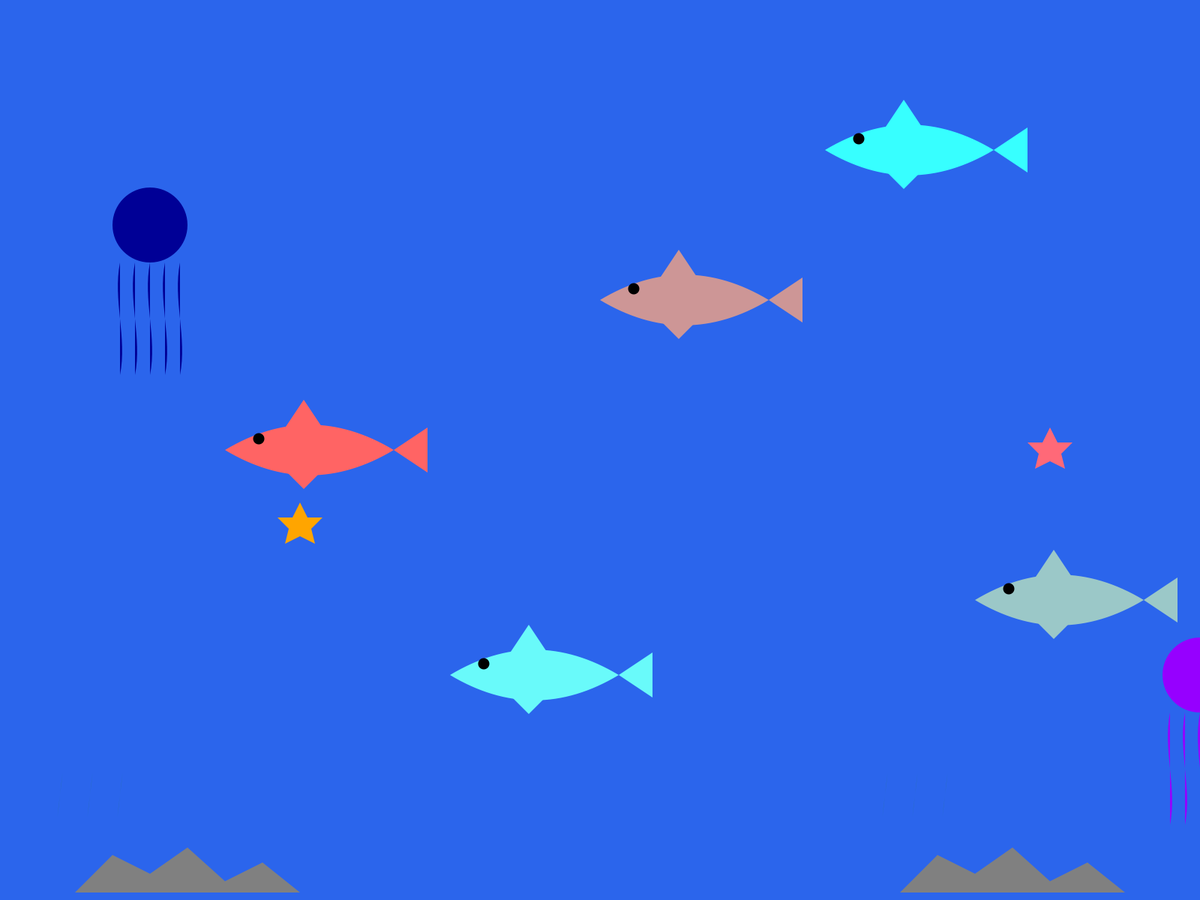
Frame 1 (no input)
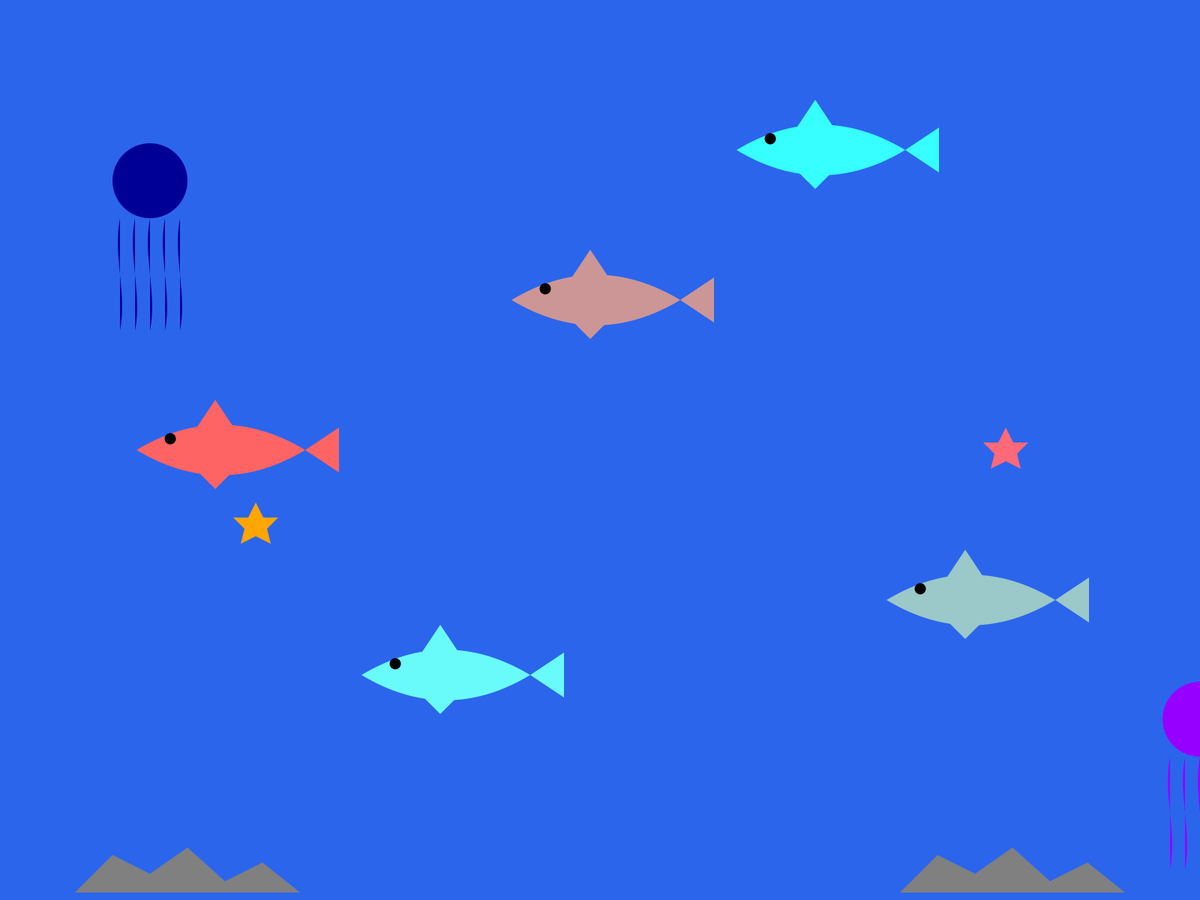
Frame 60 (the mouse pressed at the canvas centre just before this capture)
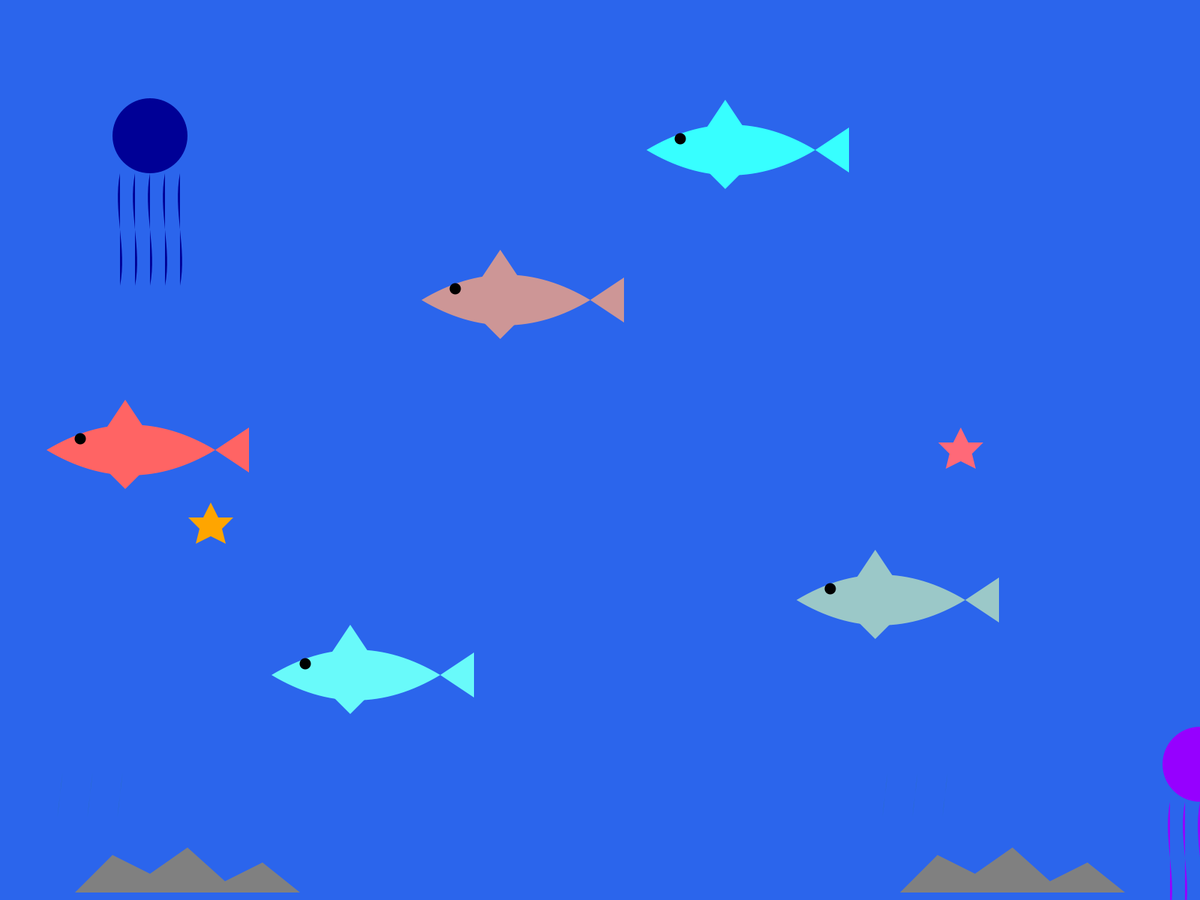
Frame 120 (the mouse held since frame 60 and released just before this capture)

The Processing sketch that drew these frames (run headless with seeded random() and noise(); from frame 60 on, the mouse is pressed at the canvas centre):

// Processing sketch: isi_laut
// ── isi_laut.pde
int[] fishDirections = {-1, -1, -1, -1, -1};
int[] starfishDirections = {-1, -1};
int[] jellyfishDirections = {1, -1};
float[] fishX = {300, 800, 1300, 600, 1100};
float[] fishY = {600, 400, 800, 900, 200};
float[] starfishX = {400, 1400};
float[] starfishY = {700, 600};
float[] jellyfishX = {1600, 200};
float[] jellyfishY = {900, 300};

void setup() {
  size(1920, 1080);
  background(0, 0, 128); // Ocean blue background
  fullScreen();
}

void draw() {
  background(43, 101, 236); // Refresh background each frame

  // Draw and move fish
  for (int i = 0; i < fishX.length; i++) {
    if (fishDirections[i] == -1) {
      drawFishLeft(fishX[i], fishY[i], color(255 - 50 * i, 100 + 50 * i, 100 + 50 * i)); // Different colors
    } else {
      drawFishRight(fishX[i], fishY[i], color(255 - 50 * i, 100 + 50 * i, 100 + 50 * i)); // Different colors
    }
    fishX[i] += fishDirections[i] * 2;
    if (fishX[i] < 0 || fishX[i] > width) {
      fishDirections[i] *= -1;
    }
  }

  // Draw and move starfish
  for (int i = 0; i < starfishX.length; i++) {
    drawStarfish(starfishX[i], starfishY[i], color(255, 165 - 60 * i, 0 + 120 * i)); // Different colors
    starfishX[i] += starfishDirections[i];
    if (starfishX[i] < 0 || starfishX[i] > width) {
      starfishDirections[i] *= -1;
    }
  }

  // Draw and move jellyfish
  for (int i = 0; i < jellyfishX.length; i++) {
    drawJellyfish(jellyfishX[i], jellyfishY[i], color(150 - 150 * i, 0, 255 - 105 * i)); // Different colors
    jellyfishY[i] += jellyfishDirections[i];
    if (jellyfishY[i] > height || jellyfishY[i] < 0) {
      jellyfishDirections[i] *= -1;
    }
  }

  // Draw rocks and seaweed
  drawRock(100, height - 10);
  drawRock(width - 400, height - 10);
  drawSeaweed(80, height - 20);
  drawSeaweed(120, height - 20);
  drawSeaweed(160, height - 20);
  drawSeaweed(width - 420, height - 20);
  drawSeaweed(width - 380, height - 20);
  drawSeaweed(width - 340, height - 20);
}

void drawFishLeft(float x, float y, color c) {
  fill(c);
  noStroke();
  
  // Body
  beginShape();
  vertex(x, y);
  bezierVertex(x + 75, y - 45, x + 150, y - 45, x + 225, y);
  bezierVertex(x + 150, y + 45, x + 75, y + 45, x, y);
  endShape(CLOSE);
  
  // Tail
  beginShape();
  vertex(x + 225, y);
  vertex(x + 270, y - 30);
  vertex(x + 270, y + 30);
  endShape(CLOSE);
  
  // Dorsal fin
  beginShape();
  vertex(x + 75, y - 22);
  vertex(x + 105, y - 67);
  vertex(x + 135, y - 22);
  endShape(CLOSE);
  
  // Pectoral fin
  beginShape();
  vertex(x + 75, y + 22);
  vertex(x + 105, y + 52);
  vertex(x + 135, y + 22);
  endShape(CLOSE);
  
  // Eye
  fill(0);
  ellipse(x + 45, y - 15, 15, 15); // Eye
}

void drawFishRight(float x, float y, color c) {
  fill(c);
  noStroke();
  
  // Body
  beginShape();
  vertex(x, y);
  bezierVertex(x - 75, y - 45, x - 150, y - 45, x - 225, y);
  bezierVertex(x - 150, y + 45, x - 75, y + 45, x, y);
  endShape(CLOSE);
  
  // Tail
  beginShape();
  vertex(x - 225, y);
  vertex(x - 270, y - 30);
  vertex(x - 270, y + 30);
  endShape(CLOSE);
  
  // Dorsal fin
  beginShape();
  vertex(x - 75, y - 22);
  vertex(x - 105, y - 67);
  vertex(x - 135, y - 22);
  endShape(CLOSE);
  
  // Pectoral fin
  beginShape();
  vertex(x - 75, y + 22);
  vertex(x - 105, y + 52);
  vertex(x - 135, y + 22);
  endShape(CLOSE);
  
  // Eye
  fill(0);
  ellipse(x - 45, y - 15, 15, 15); // Eye
}

void drawStarfish(float x, float y, color c) {
  fill(c);
  noStroke();
  
  beginShape();
  vertex(x, y - 30);
  vertex(x + 10, y - 10);
  vertex(x + 30, y - 10);
  vertex(x + 15, y + 5);
  vertex(x + 20, y + 25);
  vertex(x, y + 15);
  vertex(x - 20, y + 25);
  vertex(x - 15, y + 5);
  vertex(x - 30, y - 10);
  vertex(x - 10, y - 10);
  endShape(CLOSE);
}

void drawJellyfish(float x, float y, color c) {
  fill(c);
  noStroke();
  
  // Body
  ellipse(x, y, 100, 100);
  
  // Tentacles
  for (int i = -2; i <= 2; i++) {
    float offsetX = i * 20;
    float offsetY = 50 + abs(i) * 20;
    bezier(x + offsetX, y + 50, x + offsetX - 10, y + 100, x + offsetX + 10, y + 150, x + offsetX, y + 200);
  }
}

void drawRock(float x, float y) {
  fill(128, 128, 128); // Gray color for the rock
  noStroke();

  beginShape();
  vertex(x, y);
  vertex(x + 50, y - 50);
  vertex(x + 100, y - 25);
  vertex(x + 150, y - 60);
  vertex(x + 200, y - 15);
  vertex(x + 250, y - 40);
  vertex(x + 300, y);
  endShape(CLOSE);
}

void drawSeaweed(float x, float y) {
  fill(34, 139, 34); // Seaweed green color
  noStroke();
  
  beginShape();
  vertex(x, y);
  bezierVertex(x - 20, y - 80, x + 20, y - 160, x, y - 240);
  bezierVertex(x + 20, y - 160, x - 20, y - 80, x, y);
  endShape(CLOSE);
}
